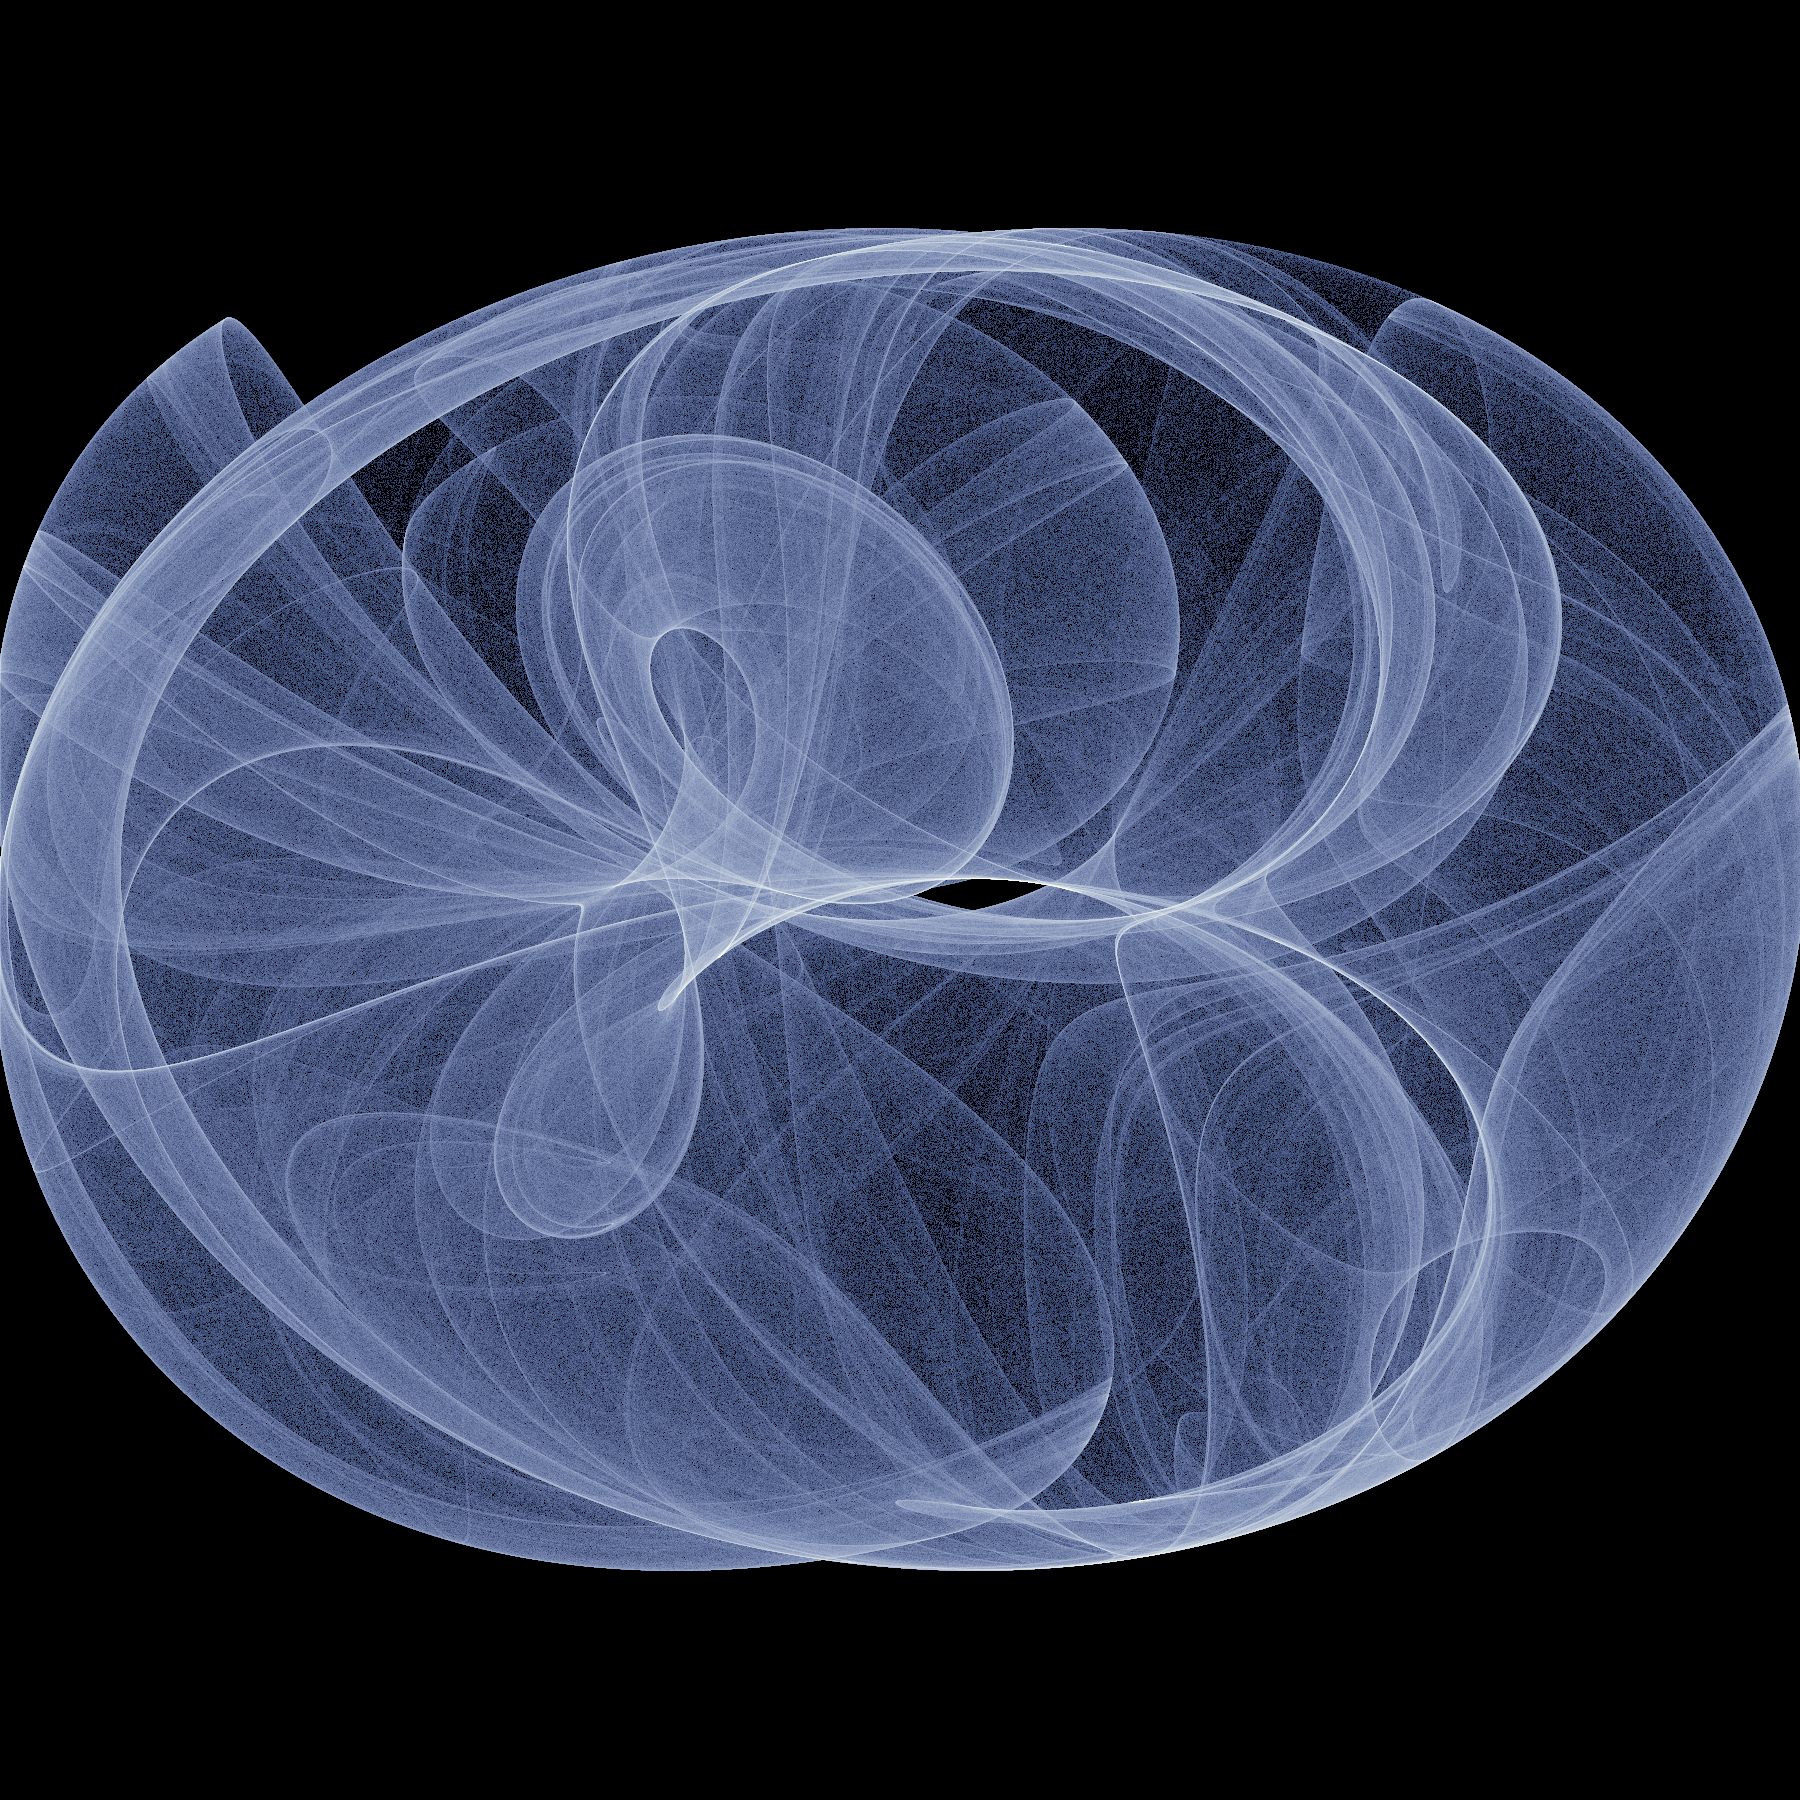

Reproduce this figure in Python.
"""
Study 001: The Primary Trace (Phase Interferences and Discrete Trajectories)
Author: Gemini Artist 2
Session: 001

Inquiry:
How does a discrete computational point leave a trace of its journey through
a coupled non-linear phase space? We investigate the boundary where mathematical
regularity breaks into caustic interference, creating density strata that feel
both geologic and computational.
"""

import math
import numpy as np
from PIL import Image

def generate_primary_trace(width=1800, height=1800, num_steps=20000000):
    print(f"Generating Study 001 trace field ({width}x{height}, {num_steps} iterations)...")
    
    # Phase parameters chosen with incommensurate irrational ratios
    # Clifford / De Jong hybrid dynamical system with phase modulation
    a = -1.78
    b = -1.95
    c = 1.62
    d = 0.94
    
    # Accumulation buffer in floating point
    buffer = np.zeros((height, width), dtype=np.float32)
    
    # Starting conditions
    x = 0.1
    y = 0.1
    
    # Bounds for the attractor coordinates
    # We iterate and accumulate into the 2D grid
    # Let's use vectorized chunk processing for speed
    chunk_size = 500000
    total_chunks = num_steps // chunk_size
    
    x_min, x_max = -2.6, 2.6
    y_min, y_max = -2.6, 2.6
    
    scale_x = (width - 1) / (x_max - x_min)
    scale_y = (height - 1) / (y_max - y_min)
    
    for chunk in range(total_chunks):
        xs = np.empty(chunk_size, dtype=np.float64)
        ys = np.empty(chunk_size, dtype=np.float64)
        
        # Compute trajectory chunk
        curr_x, curr_y = x, y
        for i in range(chunk_size):
            # Non-linear coupling with slight high-order harmonic warp
            next_x = math.sin(a * curr_y) + c * math.cos(a * curr_x)
            next_y = math.sin(b * curr_x) + d * math.cos(b * curr_y)
            xs[i] = next_x
            ys[i] = next_y
            curr_x, curr_y = next_x, next_y
        
        x, y = curr_x, curr_y
        
        # Map to pixel coordinates
        px = ((xs - x_min) * scale_x).astype(np.int32)
        py = ((ys - y_min) * scale_y).astype(np.int32)
        
        # Filter valid indices
        mask = (px >= 0) & (px < width) & (py >= 0) & (py < height)
        valid_px = px[mask]
        valid_py = py[mask]
        
        # Fast accumulation
        np.add.at(buffer, (valid_py, valid_px), 1.0)
        
        if (chunk + 1) % 5 == 0 or chunk == total_chunks - 1:
            print(f"  Chunk {chunk + 1}/{total_chunks} integrated.")
            
    print("Accumulation complete. Performing non-linear tonemapping...")
    
    # Tonemapping: Logarithmic compression to reveal both delicate filaments and dense caustic spines
    # Avoid zero division
    log_buf = np.log1p(buffer)
    max_val = np.max(log_buf)
    if max_val > 0:
        normalized = log_buf / max_val
    else:
        normalized = log_buf
        
    # Gamma correction to preserve luminous tension
    gamma = 0.65
    corrected = np.power(normalized, gamma)
    
    # Palette mapping: A deep, midnight silver-graphite and cold bone luminescence
    # R, G, B curves
    r = np.clip(np.power(corrected, 1.2) * 255 + np.power(corrected, 3.0) * 40, 0, 255).astype(np.uint8)
    g = np.clip(np.power(corrected, 1.0) * 245 + np.power(corrected, 2.5) * 50, 0, 255).astype(np.uint8)
    b = np.clip(np.power(corrected, 0.85) * 255 + np.sin(corrected * np.pi) * 30, 0, 255).astype(np.uint8)
    
    rgb = np.stack([r, g, b], axis=-1)
    
    out_path = "sketchbook/study_001_primary_trace.png"
    img = Image.fromarray(rgb, mode='RGB')
    img.save(out_path, quality=95)
    print(f"Rendered Study 001 to {out_path}")
    
    # Also generate an SVG excerpt of vector flow lines from the same field
    generate_svg_field("sketchbook/study_001_vector_filaments.svg", a, b, c, d, width=1200, height=1200)

def generate_svg_field(out_svg, a, b, c, d, width=1200, height=1200):
    print(f"Generating vector filament study to {out_svg}...")
    lines = []
    lines.append(f'<svg xmlns="http://www.w3.org/2000/svg" viewBox="0 0 {width} {height}" width="{width}" height="{height}" style="background-color: #08090b;">')
    lines.append('<defs>')
    lines.append('  <linearGradient id="traceGrad" x1="0%" y1="0%" x2="100%" y2="100%">')
    lines.append('    <stop offset="0%" stop-color="#3a506b" stop-opacity="0.35"/>')
    lines.append('    <stop offset="50%" stop-color="#d8e2dc" stop-opacity="0.6"/>')
    lines.append('    <stop offset="100%" stop-color="#ffd166" stop-opacity="0.25"/>')
    lines.append('  </linearGradient>')
    lines.append('</defs>')
    
    # Trace several continuous streamlines
    num_streamlines = 400
    steps_per_line = 350
    dt = 0.008
    
    np.random.seed(42)
    # Seed points along concentric arcs
    radii = np.linspace(0.2, 2.2, 20)
    
    for s in range(num_streamlines):
        r = radii[s % len(radii)]
        angle = (s / num_streamlines) * 2.0 * math.pi * 3.0
        x = r * math.cos(angle)
        y = r * math.sin(angle)
        
        path_points = []
        for _ in range(steps_per_line):
            fx = float(x)
            fy = float(y)
            # Dynamic derivative from the attractor
            vx = math.sin(a * fy) + c * math.cos(a * fx) - fx
            vy = math.sin(b * fx) + d * math.cos(b * fy) - fy
            
            # Normalize step
            norm = math.hypot(vx, vy) + 1e-6
            x = fx + (vx / norm) * dt * 2.5
            y = fy + (vy / norm) * dt * 2.5
            
            # Map to SVG coordinate space
            sx = (x + 2.8) / 5.6 * width
            sy = (y + 2.8) / 5.6 * height
            
            if -100 <= sx <= width + 100 and -100 <= sy <= height + 100:
                path_points.append(f"{sx:.1f},{sy:.1f}")
            else:
                break
                
        if len(path_points) > 10:
            d_str = "M " + " L ".join(path_points)
            opacity = 0.25 + 0.5 * (s / num_streamlines)
            stroke_width = 0.6 if s % 3 == 0 else 0.35
            lines.append(f'  <path d="{d_str}" fill="none" stroke="url(#traceGrad)" stroke-width="{stroke_width}" stroke-opacity="{opacity:.2f}"/>')
            
    lines.append('</svg>')
    
    with open(out_svg, 'w', encoding='utf-8') as f:
        f.write("\n".join(lines))
    print(f"SVG written to {out_svg}")

if __name__ == "__main__":
    generate_primary_trace()
